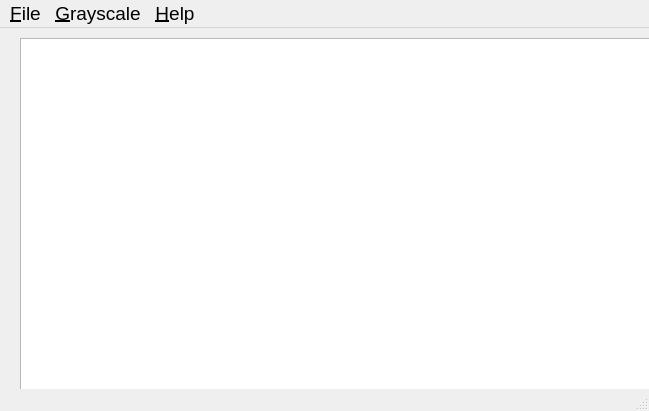
<?xml version="1.0" encoding="UTF-8"?>
<ui version="4.0">
 <class>gseditmain</class>
 <widget class="QMainWindow" name="gseditmain">
  <property name="geometry">
   <rect>
    <x>0</x>
    <y>0</y>
    <width>649</width>
    <height>411</height>
   </rect>
  </property>
  <property name="windowTitle">
   <string>MainWindow</string>
  </property>
  <widget class="QWidget" name="centralwidget">
   <widget class="QListWidget" name="gslist">
    <property name="geometry">
     <rect>
      <x>20</x>
      <y>10</y>
      <width>641</width>
      <height>361</height>
     </rect>
    </property>
    <property name="font">
     <font>
      <pointsize>13</pointsize>
     </font>
    </property>
    <property name="toolTip">
     <string>This is a list of the current greyscales</string>
    </property>
   </widget>
  </widget>
  <widget class="QMenuBar" name="menubar">
   <property name="geometry">
    <rect>
     <x>0</x>
     <y>0</y>
     <width>649</width>
     <height>27</height>
    </rect>
   </property>
   <property name="font">
    <font>
     <pointsize>14</pointsize>
    </font>
   </property>
   <widget class="QMenu" name="menu_File">
    <property name="title">
     <string>&amp;File</string>
    </property>
    <addaction name="action_New_config"/>
    <addaction name="action_Load_working_config"/>
    <addaction name="action_Load_config"/>
    <addaction name="separator"/>
    <addaction name="action_Save_working_config"/>
    <addaction name="action_Save_config"/>
    <addaction name="action_Save_config_as"/>
    <addaction name="separator"/>
    <addaction name="action_Set_Geometry"/>
    <addaction name="separator"/>
    <addaction name="action_Quit"/>
   </widget>
   <widget class="QMenu" name="menu_Grayscale">
    <property name="title">
     <string>&amp;Grayscale</string>
    </property>
    <addaction name="action_Load_Image_file"/>
    <addaction name="action_Create_Greyscale"/>
    <addaction name="action_Clone_Greyscale"/>
    <addaction name="action_Edit_Greyscale"/>
    <addaction name="action_Delete_Greyscale"/>
   </widget>
   <widget class="QMenu" name="menu_Help">
    <property name="title">
     <string>&amp;Help</string>
    </property>
    <addaction name="action_about_GS_Edit"/>
   </widget>
   <addaction name="menu_File"/>
   <addaction name="menu_Grayscale"/>
   <addaction name="menu_Help"/>
  </widget>
  <widget class="QStatusBar" name="statusbar"/>
  <action name="action_Load_config">
   <property name="text">
    <string>&amp;Load config</string>
   </property>
   <property name="toolTip">
    <string>Open a configureation file</string>
   </property>
   <property name="statusTip">
    <string>Open a configureation file</string>
   </property>
   <property name="font">
    <font>
     <pointsize>14</pointsize>
    </font>
   </property>
   <property name="shortcut">
    <string>Ctrl+O</string>
   </property>
  </action>
  <action name="action_Save_config">
   <property name="text">
    <string>&amp;Save config</string>
   </property>
   <property name="font">
    <font>
     <pointsize>14</pointsize>
    </font>
   </property>
   <property name="shortcut">
    <string>Ctrl+S</string>
   </property>
  </action>
  <action name="action_Save_config_as">
   <property name="text">
    <string>Save config &amp;as</string>
   </property>
   <property name="toolTip">
    <string>Save config in aplternative file</string>
   </property>
   <property name="statusTip">
    <string>Save config in aplternative file</string>
   </property>
   <property name="font">
    <font>
     <pointsize>14</pointsize>
    </font>
   </property>
   <property name="shortcut">
    <string>Ctrl+Shift+S</string>
   </property>
  </action>
  <action name="action_Quit">
   <property name="text">
    <string>&amp;Quit</string>
   </property>
   <property name="toolTip">
    <string>Quit program</string>
   </property>
   <property name="statusTip">
    <string>Quit program</string>
   </property>
   <property name="font">
    <font>
     <pointsize>14</pointsize>
    </font>
   </property>
   <property name="shortcut">
    <string>Ctrl+Q</string>
   </property>
  </action>
  <action name="action_Load_Image_file">
   <property name="text">
    <string>Load &amp;Image file</string>
   </property>
   <property name="toolTip">
    <string>Load Image file for display</string>
   </property>
   <property name="statusTip">
    <string>Load Image file for display</string>
   </property>
   <property name="font">
    <font>
     <pointsize>14</pointsize>
    </font>
   </property>
   <property name="shortcut">
    <string>Ctrl+I</string>
   </property>
  </action>
  <action name="action_Edit_Greyscale">
   <property name="text">
    <string>&amp;Edit Grayscale</string>
   </property>
   <property name="toolTip">
    <string>Edit Greyscale</string>
   </property>
   <property name="statusTip">
    <string>Edit Greyscale</string>
   </property>
   <property name="font">
    <font>
     <pointsize>14</pointsize>
    </font>
   </property>
   <property name="shortcut">
    <string>Ctrl+E</string>
   </property>
  </action>
  <action name="action_about_GS_Edit">
   <property name="text">
    <string>&amp;about GS Edit</string>
   </property>
   <property name="font">
    <font>
     <pointsize>14</pointsize>
    </font>
   </property>
  </action>
  <action name="action_New_config">
   <property name="text">
    <string>&amp;New config</string>
   </property>
   <property name="toolTip">
    <string>Create new config file</string>
   </property>
   <property name="statusTip">
    <string>Create new config file</string>
   </property>
   <property name="font">
    <font>
     <pointsize>14</pointsize>
    </font>
   </property>
   <property name="shortcut">
    <string>Ctrl+N</string>
   </property>
  </action>
  <action name="action_Create_Greyscale">
   <property name="text">
    <string>&amp;Create Grayscale</string>
   </property>
   <property name="toolTip">
    <string>Create new grayscale</string>
   </property>
   <property name="statusTip">
    <string>Create new grayscale</string>
   </property>
   <property name="font">
    <font>
     <pointsize>14</pointsize>
    </font>
   </property>
   <property name="shortcut">
    <string>Ctrl+C</string>
   </property>
  </action>
  <action name="action_Delete_Greyscale">
   <property name="text">
    <string>&amp;Delete Greyscale</string>
   </property>
   <property name="iconText">
    <string>Delete Selected Greyscale</string>
   </property>
   <property name="toolTip">
    <string>Delete Selected Greyscale</string>
   </property>
   <property name="font">
    <font>
     <pointsize>14</pointsize>
    </font>
   </property>
   <property name="shortcut">
    <string>Ctrl+D</string>
   </property>
  </action>
  <action name="action_Load_working_config">
   <property name="text">
    <string>Load &amp;working config</string>
   </property>
   <property name="toolTip">
    <string>Load the config file used by other software</string>
   </property>
   <property name="statusTip">
    <string>Save to config in use by other software</string>
   </property>
   <property name="font">
    <font>
     <pointsize>14</pointsize>
    </font>
   </property>
   <property name="shortcut">
    <string>Ctrl+L</string>
   </property>
  </action>
  <action name="action_Save_working_config">
   <property name="text">
    <string>Save working config</string>
   </property>
   <property name="toolTip">
    <string>Save the config file used b y other software</string>
   </property>
   <property name="statusTip">
    <string>Save the config file used b y other software</string>
   </property>
   <property name="font">
    <font>
     <pointsize>14</pointsize>
    </font>
   </property>
   <property name="shortcut">
    <string>Alt+S</string>
   </property>
  </action>
  <action name="action_Clone_Greyscale">
   <property name="text">
    <string>Clone &amp;Greyscale</string>
   </property>
   <property name="toolTip">
    <string>Make a new greyscale based on existing one</string>
   </property>
   <property name="statusTip">
    <string>Make a new greyscale based on existing one</string>
   </property>
   <property name="font">
    <font>
     <pointsize>14</pointsize>
    </font>
   </property>
   <property name="shortcut">
    <string>Ctrl+G</string>
   </property>
  </action>
  <action name="action_Set_Geometry">
   <property name="text">
    <string>Set &amp;Geometry</string>
   </property>
   <property name="toolTip">
    <string>Set width  and height of display window</string>
   </property>
   <property name="statusTip">
    <string>Set width  and height of display window</string>
   </property>
   <property name="font">
    <font>
     <pointsize>14</pointsize>
    </font>
   </property>
   <property name="shortcut">
    <string>Ctrl+H</string>
   </property>
  </action>
 </widget>
 <resources/>
 <connections/>
</ui>
